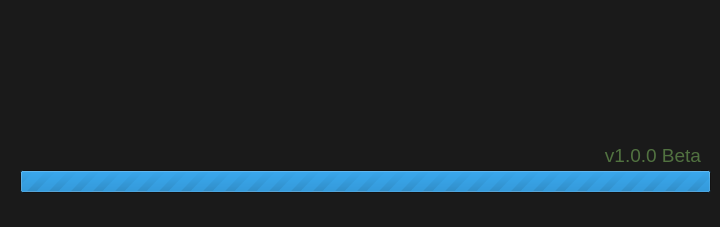
<?xml version="1.0" encoding="UTF-8"?>
<ui version="4.0">
 <class>SplashWidget</class>
 <widget class="QWidget" name="SplashWidget">
  <property name="geometry">
   <rect>
    <x>0</x>
    <y>0</y>
    <width>720</width>
    <height>227</height>
   </rect>
  </property>
  <property name="windowTitle">
   <string>Loading...</string>
  </property>
  <property name="styleSheet">
   <string>background-color: #1a1a1a;</string>
  </property>
  <widget class="QLabel" name="imageLabel">
   <property name="geometry">
    <rect>
     <x>70</x>
     <y>30</y>
     <width>591</width>
     <height>91</height>
    </rect>
   </property>
   <property name="text">
    <string/>
   </property>
   <property name="pixmap">
    <pixmap resource="resources.qrc">:/now2playlogo.png</pixmap>
   </property>
   <property name="scaledContents">
    <bool>true</bool>
   </property>
  </widget>
  <widget class="QProgressBar" name="progressBar">
   <property name="geometry">
    <rect>
     <x>20</x>
     <y>170</y>
     <width>691</width>
     <height>23</height>
    </rect>
   </property>
   <property name="minimum">
    <number>0</number>
   </property>
   <property name="maximum">
    <number>0</number>
   </property>
   <property name="textVisible">
    <bool>false</bool>
   </property>
  </widget>
  <widget class="QLabel" name="versionLabel">
   <property name="geometry">
    <rect>
     <x>550</x>
     <y>140</y>
     <width>151</width>
     <height>31</height>
    </rect>
   </property>
   <property name="font">
    <font>
     <pointsize>14</pointsize>
    </font>
   </property>
   <property name="styleSheet">
    <string notr="true">border:none;
color:rgb(81, 114, 64);</string>
   </property>
   <property name="text">
    <string>v1.0.0 Beta</string>
   </property>
   <property name="alignment">
    <set>Qt::AlignmentFlag::AlignRight|Qt::AlignmentFlag::AlignTrailing|Qt::AlignmentFlag::AlignVCenter</set>
   </property>
  </widget>
 </widget>
 <resources>
  <include location="resources.qrc"/>
 </resources>
 <connections/>
</ui>
